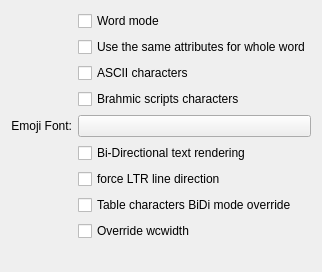
     <widget class="QWidget" name="CTLtab">
      <property name="toolTip">
       <string>&lt;html&gt;&lt;head/&gt;&lt;body&gt;&lt;p&gt;Complex Text Layout&lt;/p&gt;&lt;/body&gt;&lt;/html&gt;</string>
      </property>
      <attribute name="title">
       <string>Complex Text Layout</string>
      </attribute>
      <layout class="QGridLayout" name="CTL_2">
       <property name="spacing">
        <number>6</number>
       </property>
       <item row="31" column="1">
        <widget class="QCheckBox" name="wordMode">
         <property name="sizePolicy">
          <sizepolicy hsizetype="Preferred" vsizetype="Fixed">
           <horstretch>0</horstretch>
           <verstretch>0</verstretch>
          </sizepolicy>
         </property>
         <property name="toolTip">
          <string>Enable word mode text rendering</string>
         </property>
         <property name="text">
          <string>Word mode</string>
         </property>
        </widget>
       </item>
       <item row="32" column="1">
        <widget class="QCheckBox" name="wordModeAttr">
         <property name="sizePolicy">
          <sizepolicy hsizetype="Preferred" vsizetype="Fixed">
           <horstretch>0</horstretch>
           <verstretch>0</verstretch>
          </sizepolicy>
         </property>
         <property name="toolTip">
          <string>Ignore attribute changes mid-word (otherwise, attribute changes break word when rendering)</string>
         </property>
         <property name="text">
          <string>Use the same attributes for whole word</string>
         </property>
        </widget>
       </item>
       <item row="33" column="1">
        <widget class="QCheckBox" name="wordModeAscii">
         <property name="sizePolicy">
          <sizepolicy hsizetype="Preferred" vsizetype="Fixed">
           <horstretch>0</horstretch>
           <verstretch>0</verstretch>
          </sizepolicy>
         </property>
         <property name="toolTip">
          <string>Render words of ASCII characters together</string>
         </property>
         <property name="text">
          <string>ASCII characters </string>
         </property>
        </widget>
       </item>
       <item row="34" column="1">
        <widget class="QCheckBox" name="wordModeBrahmic">
         <property name="sizePolicy">
          <sizepolicy hsizetype="Preferred" vsizetype="Fixed">
           <horstretch>0</horstretch>
           <verstretch>0</verstretch>
          </sizepolicy>
         </property>
         <property name="toolTip">
          <string>Render words of Brahmic scripts characters together</string>
         </property>
         <property name="text">
          <string>Brahmic scripts characters</string>
         </property>
        </widget>
       </item>
       <item row="61" column="0">
        <widget class="QLabel" name="label_17">
         <property name="sizePolicy">
          <sizepolicy hsizetype="Fixed" vsizetype="Preferred">
           <horstretch>0</horstretch>
           <verstretch>0</verstretch>
          </sizepolicy>
         </property>
         <property name="text">
          <string>Emoji Font:</string>
         </property>
         <property name="alignment">
          <set>Qt::AlignmentFlag::AlignRight|Qt::AlignmentFlag::AlignTrailing|Qt::AlignmentFlag::AlignVCenter</set>
         </property>
        </widget>
       </item>
       <item row="61" column="1">
        <widget class="QPushButton" name="emojiFontPreview">
         <property name="sizePolicy">
          <sizepolicy hsizetype="Preferred" vsizetype="Fixed">
           <horstretch>1</horstretch>
           <verstretch>0</verstretch>
          </sizepolicy>
         </property>
        </widget>
       </item>
       <item row="102" column="1">
        <widget class="QCheckBox" name="enableBidiRenderingButton">
         <property name="sizePolicy">
          <sizepolicy hsizetype="Preferred" vsizetype="Fixed">
           <horstretch>0</horstretch>
           <verstretch>0</verstretch>
          </sizepolicy>
         </property>
         <property name="toolTip">
          <string>Enable Bi-Directional display on terminals (valid for Arabic, Farsi or Hebrew only)</string>
         </property>
         <property name="text">
          <string>Bi-Directional text rendering</string>
         </property>
        </widget>
       </item>
       <item row="103" column="1">
        <widget class="QCheckBox" name="bidiLineLTR">
         <property name="sizePolicy">
          <sizepolicy hsizetype="Preferred" vsizetype="Fixed">
           <horstretch>0</horstretch>
           <verstretch>0</verstretch>
          </sizepolicy>
         </property>
         <property name="toolTip">
          <string>Lines are always LTR, rather than determined by first strong character</string>
         </property>
         <property name="text">
          <string>force LTR line direction</string>
         </property>
        </widget>
       </item>
       <item row="104" column="1">
        <widget class="QCheckBox" name="enableBidiTableDirOverrideButton">
         <property name="sizePolicy">
          <sizepolicy hsizetype="Preferred" vsizetype="Fixed">
           <horstretch>0</horstretch>
           <verstretch>0</verstretch>
          </sizepolicy>
         </property>
         <property name="toolTip">
          <string>Treat table drawing characters as strong LTR.</string>
         </property>
         <property name="text">
          <string>Table characters BiDi mode override</string>
         </property>
        </widget>
       </item>
       <item row="110" column="1">
        <widget class="QCheckBox" name="ignoreWcWidth">
         <property name="sizePolicy">
          <sizepolicy hsizetype="Preferred" vsizetype="Fixed">
           <horstretch>0</horstretch>
           <verstretch>0</verstretch>
          </sizepolicy>
         </property>
         <property name="toolTip">
          <string>Ignore wcwidth of problematic characters</string>
         </property>
         <property name="text">
          <string>Override wcwidth</string>
         </property>
        </widget>
       </item>
       <item row="1000" column="0" colspan="2">
        <spacer>
         <property name="orientation">
          <enum>Qt::Orientation::Vertical</enum>
         </property>
         <property name="sizeHint" stdset="0">
          <size>
           <width>20</width>
           <height>20</height>
          </size>
         </property>
        </spacer>
       </item>
      </layout>
     </widget>
